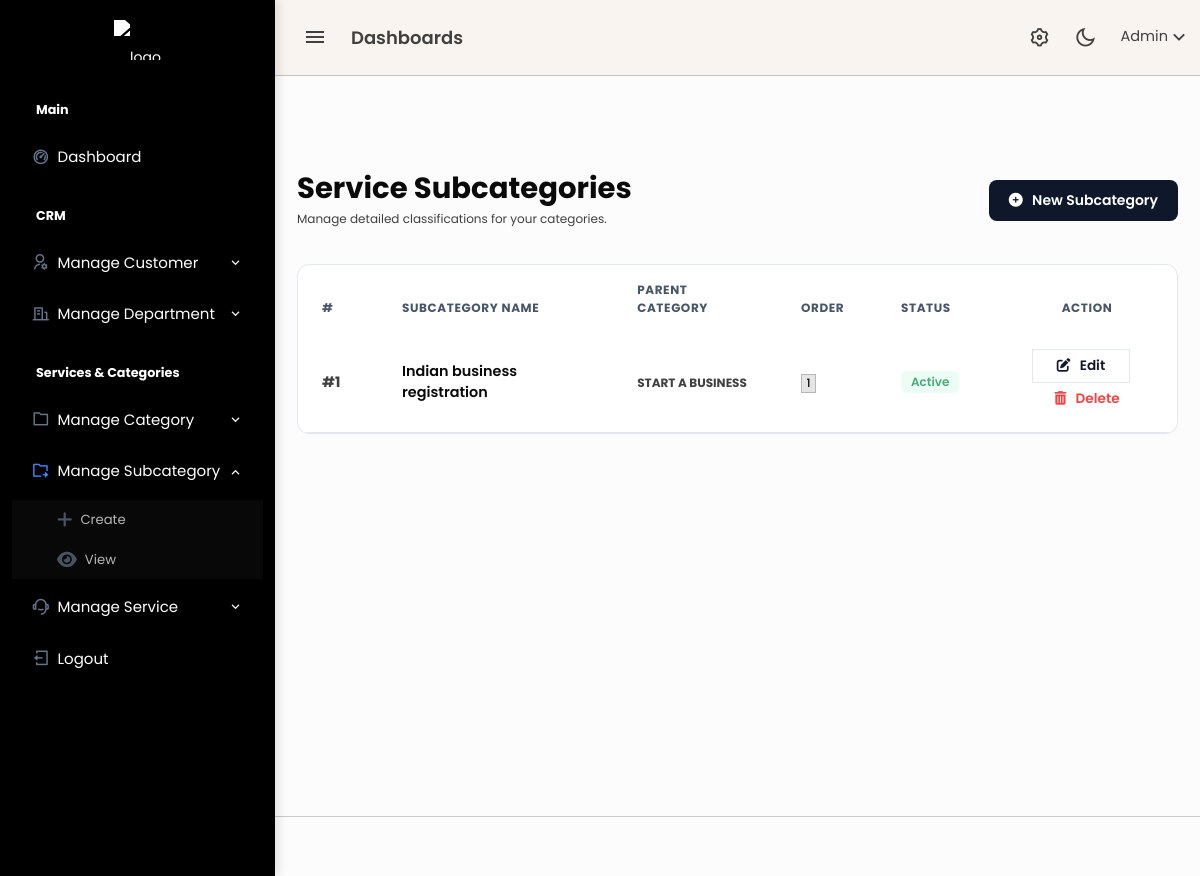
Before: /admin/subcategory.php (signed in) with the older database file.
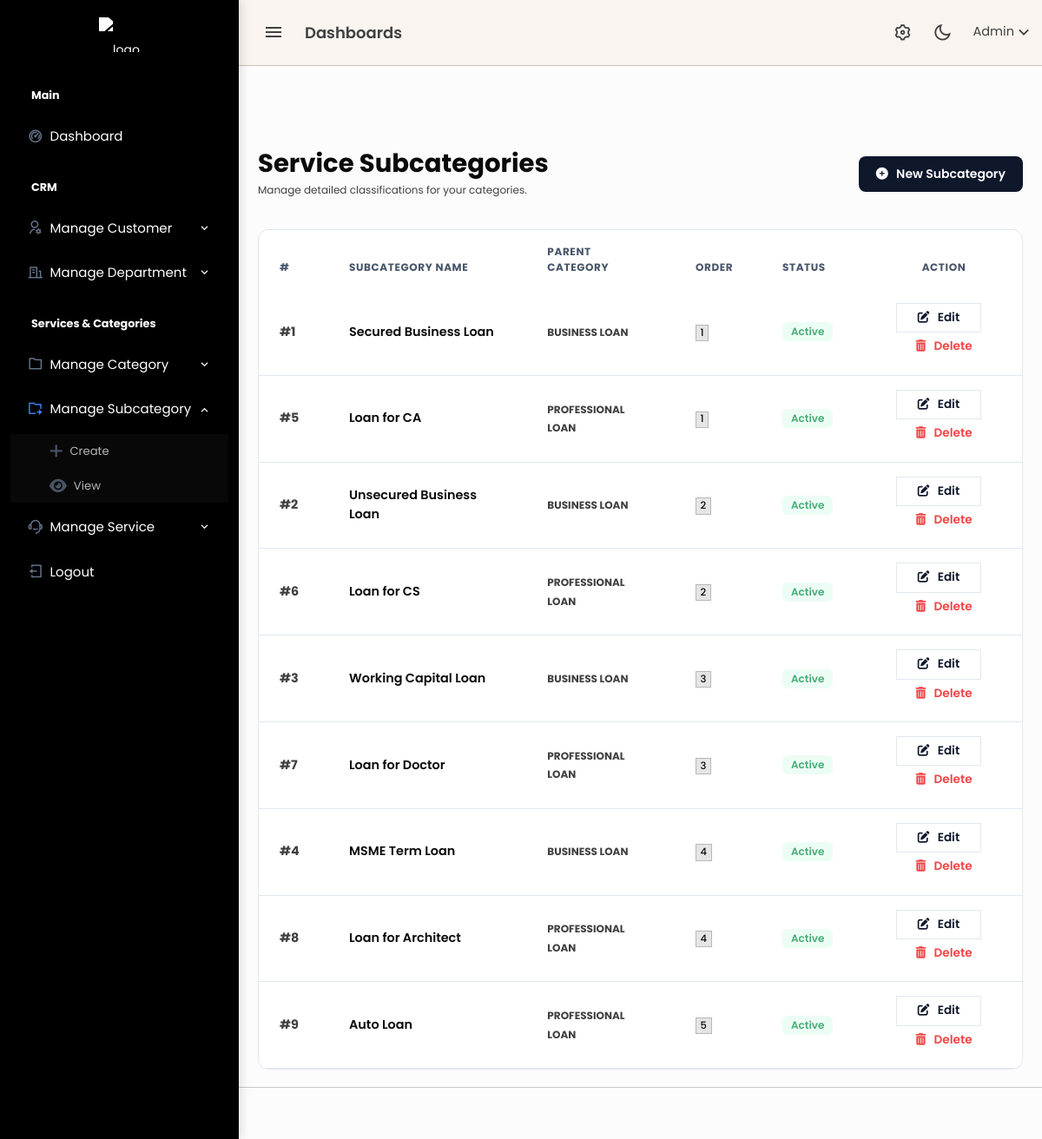
After: the same page with the newer database file.
### tables this page shows
CREATE TABLE `services_subcategories` (
  `id` bigint(20) UNSIGNED NOT NULL,
  `uuid` char(36) NOT NULL DEFAULT uuid(),
  `category_id` bigint(20) UNSIGNED NOT NULL,
  `sub_category_name` varchar(255) NOT NULL,
  `sequence` int(11) NOT NULL DEFAULT 1,
  `status` enum('active','inactive') NOT NULL DEFAULT 'active',
  `live` tinyint(1) NOT NULL DEFAULT 1,
  `created_at` timestamp NULL DEFAULT current_timestamp(),
  `updated_at` timestamp NULL DEFAULT current_timestamp() ON UPDATE current_timestamp()
);

CREATE TABLE `service_categories` (
  `id` bigint(20) UNSIGNED NOT NULL,
  `uuid` char(36) NOT NULL DEFAULT uuid(),
  `department` int(11) NOT NULL,
  `category_name` varchar(255) NOT NULL,
  `sequence` int(11) NOT NULL DEFAULT 1,
  `active` tinyint(1) NOT NULL DEFAULT 1,
  `live` tinyint(1) NOT NULL DEFAULT 1,
  `created_at` timestamp NULL DEFAULT current_timestamp(),
  `updated_at` timestamp NULL DEFAULT current_timestamp() ON UPDATE current_timestamp()
);

### admin/subcategory.php (the view, shortened to what the changed rows need)
<?php
include 'db/config.php';
$query = "
SELECT sc.id, sc.sub_category_name, sc.sequence, sc.status,
       c.category_name
FROM services_subcategories sc
LEFT JOIN service_categories c ON c.id = sc.category_id
ORDER BY sc.sequence ASC
";
$result = mysqli_query($conn, $query);
?>
<?php include 'header.php'; ?>
<?php include 'sidebar.php'; ?>
<div class="content-page">
    <div class="content">
        <div class="container-fluid pt-5">
            <div class="d-flex justify-content-between align-items-center mb-4">
                <div>
                    <h2 class="fw-bold text-dark mb-1">Service Subcategories</h2>
                </div>
            </div>
            <div class="card card-modern">
                <div class="card-body p-0">
                    <div class="table-responsive">
                        <table class="table table-modern mb-0 align-middle">
                            <thead>
                                <tr>
                                    <th width="80">#</th>
                                    <th>Subcategory Name</th>
                                    <th>Parent Category</th>
                                    <th width="100">Order</th>
                                    <th width="120">Status</th>
                                    <th width="180" class="text-center">Action</th>
                                </tr>
                            </thead>
                            <tbody>
                            <?php if (mysqli_num_rows($result) > 0): ?>
                                <?php while ($row = mysqli_fetch_assoc($result)): ?>
                                    <tr>
                                        <td class="text-muted fw-bold">#<?= $row['id'] ?></td>
                                        <td class="fw-semibold text-dark"><?= htmlspecialchars($row['sub_category_name']) ?></td>
                                        <td>
                                            <span class="text-muted small text-uppercase fw-bold">
                                                <?= htmlspecialchars($row['category_name'] ?? 'Unassigned') ?>
                                            </span>
                                        </td>
                                        <td>
                                            <span class="badge bg-light text-dark border"><?= $row['sequence'] ?></span>
                                        </td>
                                        <td>
                                            <?php if($row['status'] === 'active'): ?>
                                                <span class="badge badge-modern bg-soft-success text-success" style="background-color: #ecfdf5;">Active</span>
                                            <?php else: ?>
                                                <span class="badge badge-modern bg-soft-secondary text-muted" style="background-color: #f1f5f9;">Inactive</span>
                                            <?php endif; ?>
                                        </td>
                                        <td class="text-center">
                                            <a href="subcategory_edit.php?id=<?= $row['id'] ?>"
                                               class="btn btn-sm btn-action-edit me-2 py-1 px-3">
                                               <i class="fas fa-edit me-1"></i> Edit
                                            </a>
                                            <a href="db/delete/subcategory_delete.php?id=<?= $row['id'] ?>"
                                               onclick="return confirm('Permanently delete this subcategory?')"
                                               class="btn btn-sm btn-action-delete py-1">
                                               <i class="fas fa-trash-alt me-1"></i> Delete
                                            </a>
                                        </td>
                                    </tr>
                                <?php endwhile; ?>
                            <?php else: ?>
                                <tr>
                                    <td colspan="6" class="text-center py-5 text-muted">No subcategories found. Click "New Subcategory" to begin.</td>
                                </tr>
                            <?php endif; ?>
                            </tbody>
                        </table>
                    </div>
                </div>
            </div>
        </div>
    </div>
</div>
<?php include 'footer.php'; ?>

### admin/sidebar.php (shortened to what the changed rows need)
<div class="leftside-menu">
    <a href="dashboard.php" class="logo text-center d-block">
        <span class="logo-lg">
            <img src="uploads/logo-ravi.png" alt="logo" style="max-height: 40px; margin: 20px 0; filter: brightness(0) invert(1);">
        </span>
    </a>
</div>

Changed rows visible on the page:
changed services_subcategories id 1: sub_category_name "Indian business registration" → "Secured Business Loan"; service_categories.category_name "START A BUSINESS" → "BUSINESS LOAN"
added services_subcategories: id "5", sub_category_name "Loan for CA", service_categories.category_name "PROFESSIONAL LOAN", sequence "1", status "Active"
added services_subcategories: id "2", sub_category_name "Unsecured Business Loan", service_categories.category_name "BUSINESS LOAN", sequence "2", status "Active"
added services_subcategories: id "6", sub_category_name "Loan for CS", service_categories.category_name "PROFESSIONAL LOAN", sequence "2", status "Active"
added services_subcategories: id "3", sub_category_name "Working Capital Loan", service_categories.category_name "BUSINESS LOAN", sequence "3", status "Active"
added services_subcategories: id "7", sub_category_name "Loan for Doctor", service_categories.category_name "PROFESSIONAL LOAN", sequence "3", status "Active"
added services_subcategories: id "4", sub_category_name "MSME Term Loan", service_categories.category_name "BUSINESS LOAN", sequence "4", status "Active"
added services_subcategories: id "8", sub_category_name "Loan for Architect", service_categories.category_name "PROFESSIONAL LOAN", sequence "4", status "Active"
added services_subcategories: id "9", sub_category_name "Auto Loan", service_categories.category_name "PROFESSIONAL LOAN", sequence "5", status "Active"
